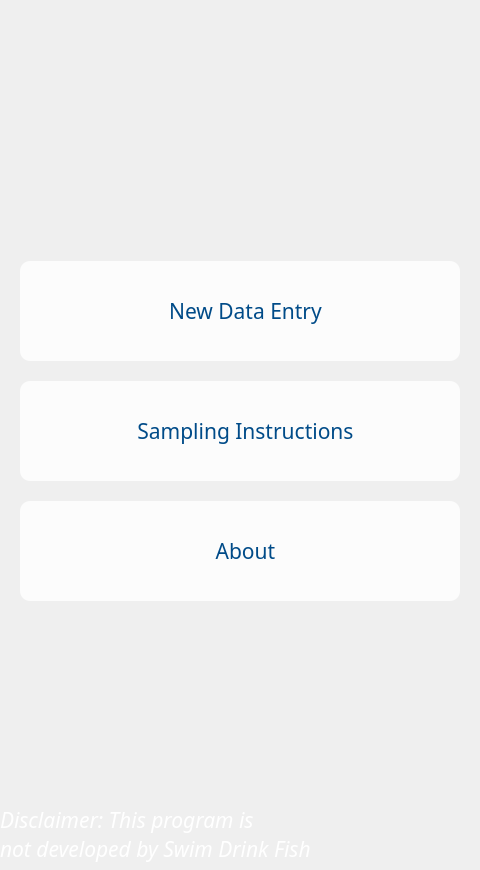
<?xml version="1.0" encoding="UTF-8"?>

<!--
  SlidexCell - improved data collection of environmental observations in any weather
  Copyright © 2023 Nabeth Ghazi

  This program is free software: you can redistribute it and/or modify
  it under the terms of the GNU General Public License as published by
  the Free Software Foundation, version 3.

  This program is distributed in the hope that it will be useful,
  but WITHOUT ANY WARRANTY; without even the implied warranty of
  MERCHANTABILITY or FITNESS FOR A PARTICULAR PURPOSE.  See the
  GNU General Public License for more details.

  You should have received a copy of the GNU General Public License
  along with this program. If not, see <http://www.gnu.org/licenses/>.
-->

<ui version="4.0">
 <class>Form</class>
 <widget class="QWidget" name="Form">
  <property name="geometry">
   <rect>
    <x>0</x>
    <y>0</y>
    <width>480</width>
    <height>870</height>
   </rect>
  </property>
  <property name="sizePolicy">
   <sizepolicy hsizetype="Preferred" vsizetype="Preferred">
    <horstretch>0</horstretch>
    <verstretch>0</verstretch>
   </sizepolicy>
  </property>
  <property name="cursor">
   <cursorShape>CrossCursor</cursorShape>
  </property>
  <property name="windowTitle">
   <string>SlidexCell</string>
  </property>
  <property name="autoFillBackground">
   <bool>true</bool>
  </property>
  <property name="styleSheet">
   <string notr="true"/>
  </property>
  <widget class="QLabel" name="label">
   <property name="geometry">
    <rect>
     <x>80</x>
     <y>10</y>
     <width>170</width>
     <height>50</height>
    </rect>
   </property>
   <property name="sizePolicy">
    <sizepolicy hsizetype="Preferred" vsizetype="Preferred">
     <horstretch>0</horstretch>
     <verstretch>0</verstretch>
    </sizepolicy>
   </property>
   <property name="styleSheet">
    <string notr="true">background: transparent;</string>
   </property>
   <property name="text">
    <string/>
   </property>
   <property name="pixmap">
    <pixmap resource="resources/res.qrc">:/icons/icons/sdf.png</pixmap>
   </property>
   <property name="scaledContents">
    <bool>true</bool>
   </property>
  </widget>
  <widget class="QLabel" name="label_3">
   <property name="geometry">
    <rect>
     <x>0</x>
     <y>800</y>
     <width>480</width>
     <height>70</height>
    </rect>
   </property>
   <property name="font">
    <font>
     <family>Yu Gothic UI Light</family>
     <pointsize>16</pointsize>
    </font>
   </property>
   <property name="styleSheet">
    <string notr="true">color: white;
qproperty-alignment: AlignCenter;
background: transparent;</string>
   </property>
   <property name="text">
    <string>&lt;html&gt;&lt;head/&gt;&lt;body&gt;&lt;p&gt;&lt;span style=&quot; font-style:italic;&quot;&gt;Disclaimer: This program is&lt;br/&gt;not developed by Swim Drink Fish &lt;/span&gt;&lt;/p&gt;&lt;/body&gt;&lt;/html&gt;</string>
   </property>
  </widget>
  <widget class="QPushButton" name="pushButton">
   <property name="geometry">
    <rect>
     <x>10</x>
     <y>10</y>
     <width>50</width>
     <height>50</height>
    </rect>
   </property>
   <property name="font">
    <font>
     <family>Yu Gothic UI</family>
     <pointsize>14</pointsize>
     <weight>75</weight>
     <italic>false</italic>
     <bold>true</bold>
    </font>
   </property>
   <property name="layoutDirection">
    <enum>Qt::LeftToRight</enum>
   </property>
   <property name="styleSheet">
    <string notr="true"/>
   </property>
   <property name="text">
    <string/>
   </property>
   <property name="icon">
    <iconset resource="resources/res.qrc">
     <normaloff>:/icons/icons/menu.png</normaloff>:/icons/icons/menu.png</iconset>
   </property>
   <property name="iconSize">
    <size>
     <width>40</width>
     <height>40</height>
    </size>
   </property>
   <property name="flat">
    <bool>true</bool>
   </property>
  </widget>
  <widget class="QPushButton" name="pushButton_2">
   <property name="geometry">
    <rect>
     <x>420</x>
     <y>10</y>
     <width>50</width>
     <height>50</height>
    </rect>
   </property>
   <property name="font">
    <font>
     <family>Yu Gothic UI</family>
     <pointsize>14</pointsize>
     <weight>75</weight>
     <italic>false</italic>
     <bold>true</bold>
    </font>
   </property>
   <property name="layoutDirection">
    <enum>Qt::LeftToRight</enum>
   </property>
   <property name="styleSheet">
    <string notr="true"/>
   </property>
   <property name="text">
    <string/>
   </property>
   <property name="icon">
    <iconset resource="resources/res.qrc">
     <normaloff>:/icons/icons/user.png</normaloff>:/icons/icons/user.png</iconset>
   </property>
   <property name="iconSize">
    <size>
     <width>50</width>
     <height>50</height>
    </size>
   </property>
   <property name="flat">
    <bool>true</bool>
   </property>
  </widget>
  <widget class="QLabel" name="label_2">
   <property name="geometry">
    <rect>
     <x>0</x>
     <y>0</y>
     <width>480</width>
     <height>870</height>
    </rect>
   </property>
   <property name="text">
    <string/>
   </property>
   <property name="pixmap">
    <pixmap resource="resources/res.qrc">:/img/img/bg.png</pixmap>
   </property>
   <property name="scaledContents">
    <bool>true</bool>
   </property>
  </widget>
  <widget class="QWidget" name="gridLayoutWidget">
   <property name="geometry">
    <rect>
     <x>0</x>
     <y>60</y>
     <width>481</width>
     <height>741</height>
    </rect>
   </property>
   <layout class="QGridLayout" name="gridLayout">
    <property name="horizontalSpacing">
     <number>0</number>
    </property>
    <property name="verticalSpacing">
     <number>20</number>
    </property>
    <item row="1" column="0">
     <widget class="QPushButton" name="new_entry">
      <property name="sizePolicy">
       <sizepolicy hsizetype="Fixed" vsizetype="Fixed">
        <horstretch>0</horstretch>
        <verstretch>0</verstretch>
       </sizepolicy>
      </property>
      <property name="minimumSize">
       <size>
        <width>440</width>
        <height>100</height>
       </size>
      </property>
      <property name="font">
       <font>
        <family>Yu Gothic</family>
        <pointsize>16</pointsize>
        <weight>50</weight>
        <italic>false</italic>
        <bold>false</bold>
       </font>
      </property>
      <property name="layoutDirection">
       <enum>Qt::LeftToRight</enum>
      </property>
      <property name="autoFillBackground">
       <bool>false</bool>
      </property>
      <property name="styleSheet">
       <string notr="true">QPushButton {
    background-color: rgba(255, 255, 255, 200);
    border-radius: 10px;
    border: none;
	color: #004B88
}

QPushButton:pressed {
    background-color: rgba(255, 255, 255, 255);
    border: none;
}</string>
      </property>
      <property name="text">
       <string>  New Data Entry</string>
      </property>
      <property name="icon">
       <iconset resource="resources/res.qrc">
        <normaloff>:/icons/icons/plus.png</normaloff>:/icons/icons/plus.png</iconset>
      </property>
      <property name="iconSize">
       <size>
        <width>32</width>
        <height>32</height>
       </size>
      </property>
      <property name="flat">
       <bool>true</bool>
      </property>
     </widget>
    </item>
    <item row="0" column="0">
     <spacer name="verticalSpacer">
      <property name="orientation">
       <enum>Qt::Vertical</enum>
      </property>
      <property name="sizeHint" stdset="0">
       <size>
        <width>20</width>
        <height>40</height>
       </size>
      </property>
     </spacer>
    </item>
    <item row="2" column="0">
     <widget class="QPushButton" name="instructions">
      <property name="sizePolicy">
       <sizepolicy hsizetype="Fixed" vsizetype="Fixed">
        <horstretch>0</horstretch>
        <verstretch>0</verstretch>
       </sizepolicy>
      </property>
      <property name="minimumSize">
       <size>
        <width>440</width>
        <height>100</height>
       </size>
      </property>
      <property name="font">
       <font>
        <family>Yu Gothic</family>
        <pointsize>16</pointsize>
        <weight>50</weight>
        <italic>false</italic>
        <bold>false</bold>
       </font>
      </property>
      <property name="layoutDirection">
       <enum>Qt::LeftToRight</enum>
      </property>
      <property name="autoFillBackground">
       <bool>false</bool>
      </property>
      <property name="styleSheet">
       <string notr="true">QPushButton {
    background-color: rgba(255, 255, 255, 200);
    border-radius: 10px;
    border: none;
	color: #004B88
}

QPushButton:pressed {
    background-color: rgba(255, 255, 255, 255);
    border: none;
}</string>
      </property>
      <property name="text">
       <string>  Sampling Instructions</string>
      </property>
      <property name="icon">
       <iconset resource="resources/res.qrc">
        <normaloff>:/icons/icons/info.png</normaloff>:/icons/icons/info.png</iconset>
      </property>
      <property name="iconSize">
       <size>
        <width>32</width>
        <height>32</height>
       </size>
      </property>
      <property name="flat">
       <bool>true</bool>
      </property>
     </widget>
    </item>
    <item row="3" column="0">
     <widget class="QPushButton" name="about">
      <property name="sizePolicy">
       <sizepolicy hsizetype="Preferred" vsizetype="Preferred">
        <horstretch>0</horstretch>
        <verstretch>0</verstretch>
       </sizepolicy>
      </property>
      <property name="minimumSize">
       <size>
        <width>440</width>
        <height>100</height>
       </size>
      </property>
      <property name="font">
       <font>
        <family>Yu Gothic</family>
        <pointsize>16</pointsize>
        <weight>50</weight>
        <italic>false</italic>
        <bold>false</bold>
       </font>
      </property>
      <property name="layoutDirection">
       <enum>Qt::LeftToRight</enum>
      </property>
      <property name="autoFillBackground">
       <bool>false</bool>
      </property>
      <property name="styleSheet">
       <string notr="true">QPushButton {
    background-color: rgba(255, 255, 255, 200);
    border-radius: 10px;
    border: none;
	color: #004B88
}

QPushButton:pressed {
    background-color: rgba(255, 255, 255, 255);
    border: none;
}</string>
      </property>
      <property name="text">
       <string>  About</string>
      </property>
      <property name="icon">
       <iconset resource="resources/res.qrc">
        <normaloff>:/icons/icons/info.png</normaloff>:/icons/icons/info.png</iconset>
      </property>
      <property name="iconSize">
       <size>
        <width>32</width>
        <height>32</height>
       </size>
      </property>
      <property name="flat">
       <bool>true</bool>
      </property>
     </widget>
    </item>
    <item row="4" column="0">
     <spacer name="verticalSpacer_2">
      <property name="orientation">
       <enum>Qt::Vertical</enum>
      </property>
      <property name="sizeHint" stdset="0">
       <size>
        <width>20</width>
        <height>40</height>
       </size>
      </property>
     </spacer>
    </item>
   </layout>
  </widget>
  <zorder>label_2</zorder>
  <zorder>label</zorder>
  <zorder>label_3</zorder>
  <zorder>pushButton</zorder>
  <zorder>pushButton_2</zorder>
  <zorder>gridLayoutWidget</zorder>
 </widget>
 <resources>
  <include location="resources/res.qrc"/>
  <include location="resources/res.qrc"/>
 </resources>
 <connections/>
</ui>
